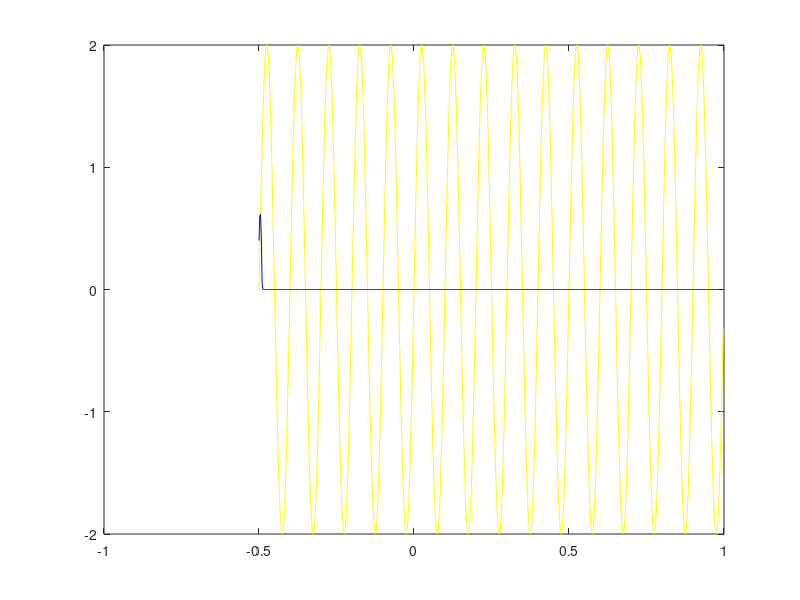

Source code (MATLAB):
1;
#ejercicio5.m

# Discretice una señal arbitraria con frecuencia de muestreo de 10 Hz y sobremuestreela mednainte
# distintos tipos de interpoladores a 4 veces la frecuencia de muestreo.

# Definicion de una señal arbitraria "continua".
function y=senal_arbitraria(x)
	y = 2*sin(20*pi*x);
endfunction

# frecuencia_muestreo:	frecuencia de muestreo.
# x0:					inicio intervalo
# xf:					fin intervalo
function [xd,yd]=muestrear_senal(frecuencia_muestreo , x0, xf)
	intervalo = xf - x0;
	dx = 1 / (intervalo*frecuencia_muestreo);
	xd = x0:dx:xf-dx;

	for i=1:length(xd)
		yd(i) = senal_arbitraria(xd(i));
	end

	% clf;
	% clear plot;

	% figure(1);
	% hold on;
	% plot(xd,yd, 'b');
	% hold on;
	% plot(x,y, 'g');

	% legend('Muestreada', 'Original')


endfunction


### interpoladores
function y=interpolador_escalon(x)
	for i=1:length(x)
		if (x(i) <= 0 && x(i) < 1)
			y(i) = 1;
		else
			y(i) = 0;
		endif
	end
endfunction

function y=interpolador_lineal(x)
	for i=1:length(x)
		if (abs(x(i)) < 1) 
			y(i) = 1 - abs(x(i)) ;
		else
			y(i) = 0;
		endif
	end
endfunction

function y=interpolador_sinc(x)
	for i=1:length(x)
		if (abs(x(i)) < 1) 
			y(i) = 1 - abs(x(i)) ;
		else
			y(i) = 0;
		endif
	end
endfunction

function [x_continuo, y_continuo]=interpolador(xd, T, x_continuo)
	for i=1:length(x_continuo)
		y_continuo(i) = sum( i*T 
			* interpolador_lineal(
					(x_continuo(i) - i*T)) / T
		 );
	end
endfunction

#################### Fin declaración de funciones y procedimientos ####################
#################### Fin declaración de funciones y procedimientos ####################
#################### Fin declaración de funciones y procedimientos ####################
#################### Fin declaración de funciones y procedimientos ####################

x0 = -0.5; 
xf = 1;
dx_continuo = 0.0025;
frecuencia_muestreo = 10;
T = 1/frecuencia_muestreo;
% Graficamos la funcion arbitraria "continua"
x_continuo = x0:dx_continuo:xf-dx_continuo;

clf;
clear plot;
figure(1);
plot(x_continuo, senal_arbitraria(x_continuo) , 'y');

%Obtenemos la funcion discretizada
[xd, yd] = muestrear_senal(frecuencia_muestreo, x0, xf);

[intx, inty] = interpolador(xd, T, x_continuo);

hold on;
plot(intx,inty, 'b');
